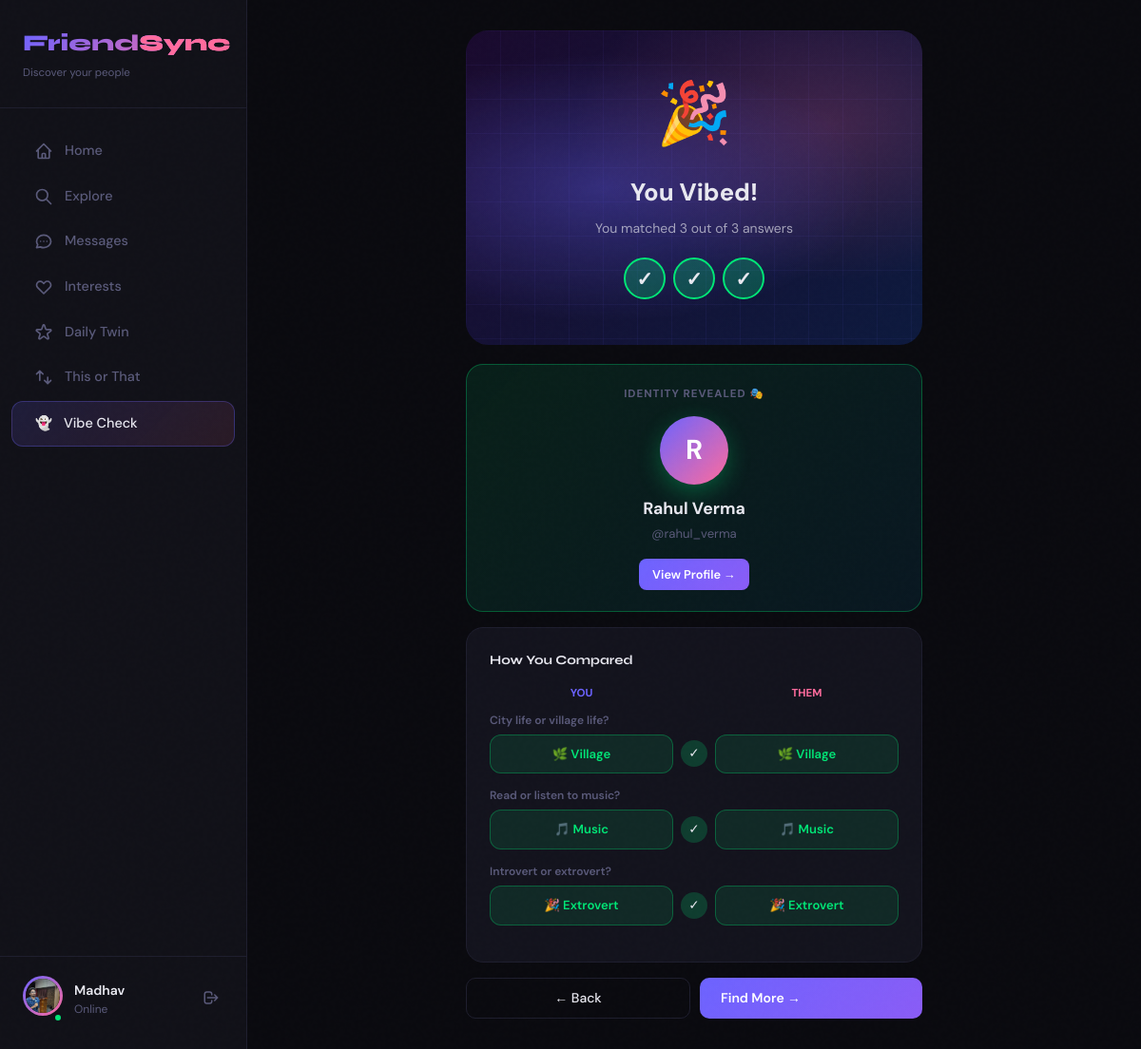
Screenshot of /vibe/result/1 (signed in) with the database file from the repository.
### app/models.py (models this page shows)
class User(db.Model):
    __tablename__ = 'users'
    id            = db.Column(db.Integer, primary_key=True)
    name          = db.Column(db.String(100), nullable=False)
    username      = db.Column(db.String(100), unique=True, nullable=False, index=True)
    email         = db.Column(db.String(100), unique=True, nullable=False, index=True)
    password_hash = db.Column(db.String(255), nullable=False)
    profile_picture = db.Column(db.String(300), nullable=True)
    bio           = db.Column(db.String(300), nullable=True)
    location      = db.Column(db.String(100), nullable=True)
    is_verified   = db.Column(db.Boolean, default=False)
    created_at    = db.Column(db.DateTime, default=datetime.utcnow)
    last_seen     = db.Column(db.DateTime, default=datetime.utcnow)
    is_online     = db.Column(db.Boolean, default=False)

### app/vibe/routes.py (the view)
@vibe_bp.route('/result/<int:vibe_id>')
def result_page(vibe_id):
    if 'user_id' not in session:
        return redirect(url_for('auth.login'))
    vc      = VibeCheck.query.get_or_404(vibe_id)
    user_id = session['user_id']
    if user_id not in (vc.sender_id, vc.receiver_id):
        return redirect(url_for('vibe.vibe_home'))
    my_answer = VibeAnswer.query.filter_by(vibe_check_id=vibe_id, user_id=user_id).first()
    if not my_answer:
        return redirect(url_for('vibe.answer_page', vibe_id=vibe_id))
    other_answer = VibeAnswer.query.filter_by(vibe_check_id=vibe_id).filter(
                       VibeAnswer.user_id != user_id).first()
    questions   = get_questions_for_vibe(vibe_id)
    match_count = 0
    other_user  = None
    if other_answer:
        match_count = sum([
            my_answer.q1 == other_answer.q1,
            my_answer.q2 == other_answer.q2,
            my_answer.q3 == other_answer.q3,
        ])
    if vc.status == 'matched':
        other_id   = vc.sender_id if user_id == vc.receiver_id else vc.receiver_id
        other_user = User.query.get(other_id)
    user = User.query.get(user_id)
    return render_template('vibe/result.html',
                           user=user, vc=vc,
                           my_answer=my_answer,
                           other_answer=other_answer,
                           questions=questions,
                           other_user=other_user,
                           match_count=match_count)

### app/vibe/routes.py (called while the page is built)
def get_questions_for_vibe(vibe_id):
    rng = random.Random(vibe_id * 31337)
    return rng.sample(QUESTIONS, 3)

### app/templates/vibe/result.html (shortened to what this page needs)
{% extends "base.html" %}
{% block content %}
<div class="result-page">
  {% if vc.status == 'matched' %}
  <div class="result-hero">
    <div class="hero-bg">
      <div class="grid-bg"></div>
      <div class="result-icon">🎉</div>
      <div class="result-title">You Vibed!</div>
      <div class="result-sub">You matched {{ match_count }} out of 3 answers</div>
      <div class="score-display">
        {% if my_answer and other_answer %}
          {% set answers_mine  = [my_answer.q1,    my_answer.q2,    my_answer.q3]    %}
          {% set answers_other = [other_answer.q1, other_answer.q2, other_answer.q3] %}
          {% for i in range(3) %}
            {% if answers_mine[i] == answers_other[i] %}
            <div class="score-dot hit">✓</div>
            {% else %}
            <div class="score-dot miss">✗</div>
            {% endif %}
          {% endfor %}
        {% endif %}
      </div>
    </div>
  </div>
  {% if other_user %}
  <div class="reveal-card">
    <div style="font-size:0.72rem;font-weight:700;color:var(--muted);letter-spacing:1px;text-transform:uppercase;margin-bottom:14px;">Identity Revealed 🎭</div>
    <div class="revealed-av">
      {% if other_user.profile_picture %}
        <img src="{{ other_user.profile_picture }}" alt="{{ other_user.name }}">
      {% else %}
        {{ other_user.name[0] }}
      {% endif %}
    </div>
    <div style="font-size:1.1rem;font-weight:700;margin-bottom:4px;">{{ other_user.name }}</div>
    <div style="color:var(--muted);font-size:0.82rem;margin-bottom:16px;">@{{ other_user.username }}</div>
    <a href="/profile/{{ other_user.username }}" class="btn-primary btn-sm"
       style="text-decoration:none;display:inline-flex;">
      View Profile →
    </a>
  </div>
  {% endif %}
  {% if my_answer and other_answer %}
  <div class="card">
    <div style="font-family:'Syne',sans-serif;font-weight:700;font-size:0.85rem;margin-bottom:16px;">How You Compared</div>
    <div style="display:grid;grid-template-columns:1fr auto 1fr;gap:8px;margin-bottom:10px;">
      <div style="font-size:0.72rem;color:var(--accent);font-weight:700;text-align:center;">YOU</div>
      <div style="width:28px;"></div>
      <div style="font-size:0.72rem;color:var(--accent2);font-weight:700;text-align:center;">THEM</div>
    </div>
    {% set answers_mine  = [my_answer.q1,    my_answer.q2,    my_answer.q3]    %}
    {% set answers_other = [other_answer.q1, other_answer.q2, other_answer.q3] %}
    {% for i in range(3) %}
    {% set q = questions[i] %}
    {% set is_match = (answers_mine[i] == answers_other[i]) %}
    <div style="margin-bottom:14px;">
      <div class="q-label">{{ q.text }}</div>
      <div class="answer-row">
        <div class="ans-pill {% if is_match %}match{% else %}nomatch{% endif %}">
          {% if answers_mine[i] == 'a' %}{{ q.a }}{% else %}{{ q.b }}{% endif %}
        </div>
        <div class="match-icon {% if is_match %}yes{% else %}no{% endif %}">
          {% if is_match %}✓{% else %}✗{% endif %}
        </div>
        <div class="ans-pill {% if is_match %}match{% else %}nomatch{% endif %}">
          {% if answers_other[i] == 'a' %}{{ q.a }}{% else %}{{ q.b }}{% endif %}
        </div>
      </div>
    </div>
    {% endfor %}
  </div>
  {% endif %}
  <div style="display:flex;gap:10px;margin-top:16px;">
    <a href="/vibe/" class="btn-secondary" style="text-decoration:none;flex:1;text-align:center;">← Back</a>
    <a href="/recommend/explore" class="btn-primary" style="text-decoration:none;flex:1;text-align:center;">Find More →</a>
  </div>
  {% endif %}
</div>
{% if vc.status == 'matched' %}
<div class="confetti-wrap" id="confetti"></div>
{% endif %}
{% endblock %}

### app/templates/base.html (shortened to what this page needs)
<!DOCTYPE html>
<html lang="en">
<head>
  <script src="https://cdn.tailwindcss.com"></script>
</head>
<body>
{% if session.get('user_id') %}
<aside class="sidebar" id="sidebar">
  <div class="sidebar-logo">
    <span>Friend<span class="dot">Sync</span></span>
    <div style="font-size:0.72rem;color:var(--muted);margin-top:4px;font-family:'DM Sans',sans-serif;">Discover your people</div>
  </div>
  {% set current_user = current_user if current_user else none %}
  <nav style="flex:1;">
    <a href="/profile/{{ session.get('username') }}" class="nav-item {% if request.endpoint == 'profile.view_profile' %}active{% endif %}">
      <svg class="icon" fill="none" stroke="currentColor" viewBox="0 0 24 24"><path stroke-linecap="round" stroke-linejoin="round" stroke-width="2" d="M3 12l2-2m0 0l7-7 7 7M5 10v10a1 1 0 001 1h3m10-11l2 2m-2-2v10a1 1 0 01-1 1h-3m-6 0a1 1 0 001-1v-4a1 1 0 011-1h2a1 1 0 011 1v4a1 1 0 001 1m-6 0h6"/></svg>
      Home
    </a>
    <a href="/recommend/explore" class="nav-item {% if request.endpoint and 'recommend' in request.endpoint %}active{% endif %}">
      <svg class="icon" fill="none" stroke="currentColor" viewBox="0 0 24 24"><path stroke-linecap="round" stroke-linejoin="round" stroke-width="2" d="M21 21l-6-6m2-5a7 7 0 11-14 0 7 7 0 0114 0z"/></svg>
      Explore
    </a>
    <a href="/chat/list" class="nav-item {% if request.endpoint and 'chat' in request.endpoint %}active{% endif %}">
      <svg class="icon" fill="none" stroke="currentColor" viewBox="0 0 24 24"><path stroke-linecap="round" stroke-linejoin="round" stroke-width="2" d="M8 12h.01M12 12h.01M16 12h.01M21 12c0 4.418-4.03 8-9 8a9.863 9.863 0 01-4.255-.949L3 20l1.395-3.72C3.512 15.042 3 13.574 3 12c0-4.418 4.03-8 9-8s9 3.582 9 8z"/></svg>
      Messages
    </a>
    <a href="/profile/interests" class="nav-item">
      <svg class="icon" fill="none" stroke="currentColor" viewBox="0 0 24 24"><path stroke-linecap="round" stroke-linejoin="round" stroke-width="2" d="M4.318 6.318a4.5 4.5 0 000 6.364L12 20.364l7.682-7.682a4.5 4.5 0 00-6.364-6.364L12 7.636l-1.318-1.318a4.5 4.5 0 00-6.364 0z"/></svg>
      Interests
    </a>
    <a href="/recommend/daily-twin" class="nav-item {% if request.endpoint == 'recommend.daily_twin' %}active{% endif %}">
      Daily Twin
    </a>
    <a href="/swipe/" class="nav-item {% if request.endpoint and 'swipe' in request.endpoint %}active{% endif %}">
      <svg class="icon" fill="none" stroke="currentColor" viewBox="0 0 24 24"><path stroke-linecap="round" stroke-linejoin="round" stroke-width="2" d="M7 16V4m0 0L3 8m4-4l4 4m6 4v8m0 0l4-4m-4 4l-4-4"/></svg>
      This or That
    </a>
    <a href="/vibe/" class="nav-item {% if request.endpoint and 'vibe' in request.endpoint %}active{% endif %}">
       <span>👻</span>
      Vibe Check
    </a>
  </nav>
  <div class="sidebar-user">
    <div style="display:flex;align-items:center;gap:12px;">
      <div style="position:relative;">
        <div class="avatar-ring">
          {% set sidebar_user = current_user if current_user else none %}
           <img src="{{ sidebar_user.profile_picture if sidebar_user and sidebar_user.profile_picture else url_for('static', filename='profile_pictures/default_profile_picture.jpg') }}"
                id="sidebar-avatar" width="36" height="36" alt="avatar"
                style="width:36px;height:36px;border-radius:50%;object-fit:cover;">
        </div>
        <span class="online-dot"></span>
      </div>
      <div style="flex:1;min-width:0;">
        <div style="font-weight:600;font-size:0.875rem;white-space:nowrap;overflow:hidden;text-overflow:ellipsis;">
          {{ session.get('username', '') }}
        </div>
        <div style="font-size:0.75rem;color:var(--muted);">Online</div>
      </div>
      <form action="/auth/logout" method="post" style="margin:0;">
        <button type="submit" title="Logout" style="background:none;border:none;cursor:pointer;color:var(--muted);padding:4px;">
          <svg width="18" height="18" fill="none" stroke="currentColor" viewBox="0 0 24 24"><path stroke-linecap="round" stroke-linejoin="round" stroke-width="2" d="M17 16l4-4m0 0l-4-4m4 4H7m6 4v1a3 3 0 01-3 3H6a3 3 0 01-3-3V7a3 3 0 013-3h4a3 3 0 013 3v1"/></svg>
        </button>
      </form>
    </div>
  </div>
</aside>
{% endif %}
<div class="main-content" id="main-content">
  {% block content %}{% endblock %}
</div>
</body>
</html>

### app/templates/base.html (style rules this page uses)
:root { --bg: #0a0a0f; --surface: #111118; --border: #1e1e2e; --accent: #6c63ff; --accent2: #ff6b9d; --text: #e8e8f0; --muted: #5a5a7a; --online: #00e676; --card-bg: #13131d; }
* { box-sizing: border-box; margin: 0; padding: 0; }
html { scroll-behavior: smooth; }
body { background: var(--bg); color: var(--text); font-family: 'DM Sans', sans-serif; min-height: 100vh; overflow-x: hidden; }
body::before { content: ''; position: fixed; inset: 0; pointer-events: none; z-index: 9999; opacity: 0.4; }
.sidebar { position: fixed; left: 0; top: 0; bottom: 0; width: 260px; background: var(--surface); border-right: 1px solid var(--border); display: flex; flex-direction: column; padding: 28px 0; z-index: 100; transition: transform 0.3s ease; }
.sidebar-logo { padding: 0 24px 28px; border-bottom: 1px solid var(--border); margin-bottom: 20px; }
.sidebar-logo span { font-family: 'Syne', sans-serif; font-weight: 800; font-size: 1.5rem; background: linear-gradient(135deg, var(--accent), var(--accent2)); -webkit-background-clip: text; -webkit-text-fill-color: transparent; }
.sidebar-logo .dot { color: var(--accent2); -webkit-text-fill-color: var(--accent2); }
.nav-item { display: flex; align-items: center; gap: 12px; padding: 12px 24px; margin: 2px 12px; border-radius: 12px; color: var(--muted); font-size: 0.9rem; font-weight: 500; cursor: pointer; transition: all 0.2s ease; text-decoration: none; position: relative; }
.nav-item.active { background: linear-gradient(135deg, rgba(108,99,255,0.15), rgba(255,107,157,0.1)); color: var(--text); border: 1px solid rgba(108,99,255,0.3); }
.nav-item .icon { width: 20px; height: 20px; flex-shrink: 0; }
.sidebar-user { margin-top: auto; padding: 20px 24px 0; border-top: 1px solid var(--border); }
.online-dot { width: 10px; height: 10px; background: var(--online); border-radius: 50%; border: 2px solid var(--surface); position: absolute; bottom: 0; right: 0; }
.main-content { margin-left: 260px; min-height: 100vh; padding: 32px 36px; }
.card { background: var(--card-bg); border: 1px solid var(--border); border-radius: 18px; padding: 24px; transition: border-color 0.2s, transform 0.2s; }
.btn-primary { background: linear-gradient(135deg, var(--accent), #8b5cf6); color: #fff; border: none; padding: 10px 22px; border-radius: 10px; font-weight: 600; font-size: 0.875rem; cursor: pointer; transition: all 0.2s ease; font-family: 'DM Sans', sans-serif; display: inline-flex; align-items: center; gap: 6px; }
.btn-secondary { background: transparent; color: var(--text); border: 1px solid var(--border); padding: 10px 22px; border-radius: 10px; font-weight: 500; font-size: 0.875rem; cursor: pointer; transition: all 0.2s ease; font-family: 'DM Sans', sans-serif; }
.btn-sm { padding: 7px 14px; font-size: 0.8rem; border-radius: 8px; }
.avatar-ring { display: inline-block; position: relative; padding: 3px; background: linear-gradient(135deg, var(--accent), var(--accent2)); border-radius: 50%; }
.avatar-ring img { display: block; border-radius: 50%; background: var(--surface); }

### rows the page displays
User: profile_picture (picture)
User: name "R", name "Rahul Verma", username "rahul_verma"

### other values shown
{{ session.get('username', '') }} "Madhav"
{{ match_count }} "3"
{{ q.text }} "City life or village life?" "Read or listen to music?" "Introvert or extrovert?"
{{ q.b }} "🌿 Village" "🎵 Music" "🎉 Extrovert"
